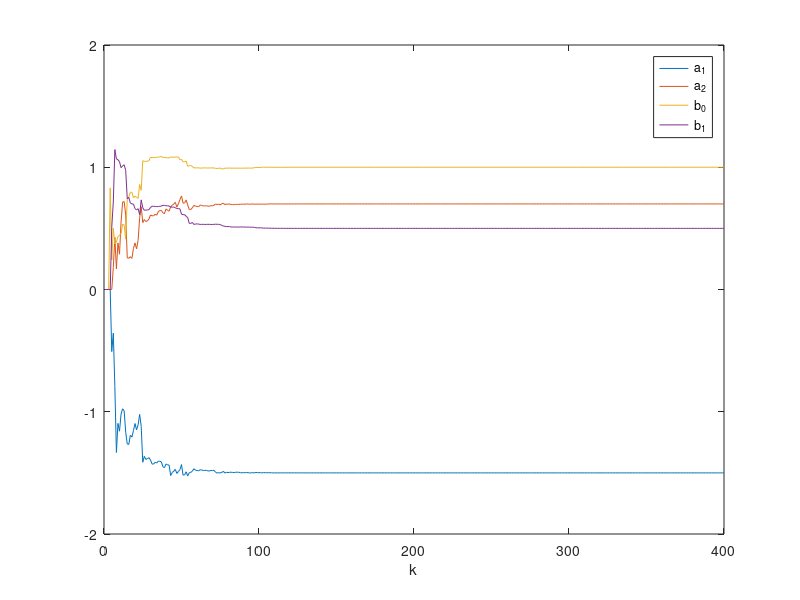

Reproduce this figure in MATLAB.
%Recursive gradient correction parameter estimation (RGC) for deterministic systems

clear all; 
close all;
a=[1 -1.5 0.7]'; b=[1 0.5]'; d=3; 		% Object parameters
na=length(a)-1; nb=length(b)-1; 		% na and nb are the order of A and B
L=400;                                  % Simulation length
uk=zeros(d+nb,1);                       % Input initial value: uk(i) means u(k-i)
yk=zeros(na,1);                         % Output initial value
u=randn(L,1);                           % Input adopts white noise sequence
theta=[a(2:na+1);b];                    % Object parameter true value
thetae_1=zeros(na+nb+1,1);             % Initial value of parameter estimation
alpha=1;                                % Range (0,2)
c=0.1;                                  % Correction factor

for k=1:L
   phi=[-yk; uk(d:d+nb)];
   y(k)=phi'* theta; 		       		% Collect output data
   thetae(:,k)=thetae_1+alpha*phi*(y(k)-phi'* thetae_1)/(c+phi'* phi); 

   % Recursive gradient correction algorithm
   % Update data
   thetae_1=thetae(:,k);
   for i=d+nb:-1:2  uk(i)=uk(i-1);  end;
   uk(1)=u(k);
   for i=na:-1:2  yk(i)=yk(i-1);  end;
   yk(1)=y(k);
end;
plot([1:L],thetae);  xlabel('k'); 
legend('a_1', 'a_2', 'b_0', 'b_1'); axis([0 L -2 2]);
